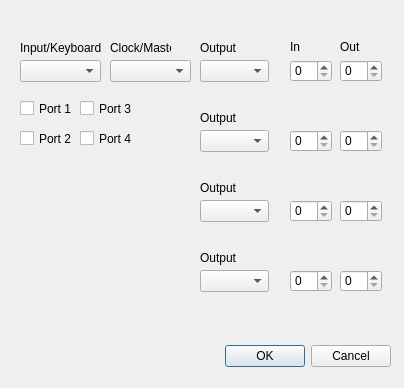
<?xml version="1.0" encoding="UTF-8"?>
<ui version="4.0">
 <class>Dialog</class>
 <widget class="QDialog" name="Dialog">
  <property name="geometry">
   <rect>
    <x>0</x>
    <y>0</y>
    <width>404</width>
    <height>388</height>
   </rect>
  </property>
  <property name="windowTitle">
   <string>Dialog</string>
  </property>
  <widget class="QDialogButtonBox" name="buttonBox">
   <property name="geometry">
    <rect>
     <x>50</x>
     <y>340</y>
     <width>341</width>
     <height>32</height>
    </rect>
   </property>
   <property name="orientation">
    <enum>Qt::Horizontal</enum>
   </property>
   <property name="standardButtons">
    <set>QDialogButtonBox::Cancel|QDialogButtonBox::Ok</set>
   </property>
  </widget>
  <widget class="QCheckBox" name="chkPort">
   <property name="geometry">
    <rect>
     <x>20</x>
     <y>100</y>
     <width>70</width>
     <height>17</height>
    </rect>
   </property>
   <property name="text">
    <string>Port 1</string>
   </property>
  </widget>
  <widget class="QComboBox" name="cbInput">
   <property name="geometry">
    <rect>
     <x>20</x>
     <y>60</y>
     <width>81</width>
     <height>22</height>
    </rect>
   </property>
  </widget>
  <widget class="QLabel" name="label">
   <property name="geometry">
    <rect>
     <x>20</x>
     <y>40</y>
     <width>91</width>
     <height>16</height>
    </rect>
   </property>
   <property name="text">
    <string>Input/Keyboard</string>
   </property>
  </widget>
  <widget class="QLabel" name="label_2">
   <property name="geometry">
    <rect>
     <x>110</x>
     <y>40</y>
     <width>61</width>
     <height>16</height>
    </rect>
   </property>
   <property name="text">
    <string>Clock/Master</string>
   </property>
  </widget>
  <widget class="QComboBox" name="cbClock">
   <property name="geometry">
    <rect>
     <x>110</x>
     <y>60</y>
     <width>81</width>
     <height>22</height>
    </rect>
   </property>
  </widget>
  <widget class="QComboBox" name="cbOutput">
   <property name="geometry">
    <rect>
     <x>200</x>
     <y>60</y>
     <width>69</width>
     <height>22</height>
    </rect>
   </property>
  </widget>
  <widget class="QLabel" name="label_3">
   <property name="geometry">
    <rect>
     <x>200</x>
     <y>40</y>
     <width>46</width>
     <height>16</height>
    </rect>
   </property>
   <property name="text">
    <string>Output</string>
   </property>
  </widget>
  <widget class="QSpinBox" name="inputChannel">
   <property name="geometry">
    <rect>
     <x>290</x>
     <y>60</y>
     <width>42</width>
     <height>22</height>
    </rect>
   </property>
   <property name="maximum">
    <number>15</number>
   </property>
  </widget>
  <widget class="QSpinBox" name="outputChannel">
   <property name="geometry">
    <rect>
     <x>340</x>
     <y>60</y>
     <width>42</width>
     <height>22</height>
    </rect>
   </property>
   <property name="maximum">
    <number>15</number>
   </property>
  </widget>
  <widget class="QComboBox" name="cbOutput_2">
   <property name="geometry">
    <rect>
     <x>200</x>
     <y>130</y>
     <width>69</width>
     <height>22</height>
    </rect>
   </property>
  </widget>
  <widget class="QCheckBox" name="chkPort_2">
   <property name="geometry">
    <rect>
     <x>20</x>
     <y>130</y>
     <width>70</width>
     <height>17</height>
    </rect>
   </property>
   <property name="text">
    <string>Port 2</string>
   </property>
  </widget>
  <widget class="QSpinBox" name="outputChannel_2">
   <property name="geometry">
    <rect>
     <x>340</x>
     <y>130</y>
     <width>42</width>
     <height>22</height>
    </rect>
   </property>
   <property name="maximum">
    <number>15</number>
   </property>
  </widget>
  <widget class="QSpinBox" name="inputChannel_2">
   <property name="geometry">
    <rect>
     <x>290</x>
     <y>130</y>
     <width>42</width>
     <height>22</height>
    </rect>
   </property>
   <property name="maximum">
    <number>15</number>
   </property>
  </widget>
  <widget class="QLabel" name="label_5">
   <property name="geometry">
    <rect>
     <x>200</x>
     <y>110</y>
     <width>46</width>
     <height>16</height>
    </rect>
   </property>
   <property name="text">
    <string>Output</string>
   </property>
  </widget>
  <widget class="QComboBox" name="cbOutput_3">
   <property name="geometry">
    <rect>
     <x>200</x>
     <y>200</y>
     <width>69</width>
     <height>22</height>
    </rect>
   </property>
  </widget>
  <widget class="QCheckBox" name="chkPort_3">
   <property name="geometry">
    <rect>
     <x>80</x>
     <y>100</y>
     <width>70</width>
     <height>17</height>
    </rect>
   </property>
   <property name="text">
    <string>Port 3</string>
   </property>
  </widget>
  <widget class="QSpinBox" name="outputChannel_3">
   <property name="geometry">
    <rect>
     <x>340</x>
     <y>200</y>
     <width>42</width>
     <height>22</height>
    </rect>
   </property>
   <property name="maximum">
    <number>15</number>
   </property>
  </widget>
  <widget class="QSpinBox" name="inputChannel_3">
   <property name="geometry">
    <rect>
     <x>290</x>
     <y>200</y>
     <width>42</width>
     <height>22</height>
    </rect>
   </property>
   <property name="maximum">
    <number>15</number>
   </property>
  </widget>
  <widget class="QLabel" name="label_8">
   <property name="geometry">
    <rect>
     <x>200</x>
     <y>180</y>
     <width>46</width>
     <height>16</height>
    </rect>
   </property>
   <property name="text">
    <string>Output</string>
   </property>
  </widget>
  <widget class="QComboBox" name="cbOutput_4">
   <property name="geometry">
    <rect>
     <x>200</x>
     <y>270</y>
     <width>69</width>
     <height>22</height>
    </rect>
   </property>
  </widget>
  <widget class="QCheckBox" name="chkPort_4">
   <property name="geometry">
    <rect>
     <x>80</x>
     <y>130</y>
     <width>70</width>
     <height>17</height>
    </rect>
   </property>
   <property name="text">
    <string>Port 4</string>
   </property>
  </widget>
  <widget class="QSpinBox" name="outputChannel_4">
   <property name="geometry">
    <rect>
     <x>340</x>
     <y>270</y>
     <width>42</width>
     <height>22</height>
    </rect>
   </property>
   <property name="maximum">
    <number>15</number>
   </property>
  </widget>
  <widget class="QSpinBox" name="inputChannel_4">
   <property name="geometry">
    <rect>
     <x>290</x>
     <y>270</y>
     <width>42</width>
     <height>22</height>
    </rect>
   </property>
   <property name="maximum">
    <number>15</number>
   </property>
  </widget>
  <widget class="QLabel" name="label_11">
   <property name="geometry">
    <rect>
     <x>200</x>
     <y>250</y>
     <width>46</width>
     <height>16</height>
    </rect>
   </property>
   <property name="text">
    <string>Output</string>
   </property>
  </widget>
  <widget class="QLabel" name="label_13">
   <property name="geometry">
    <rect>
     <x>290</x>
     <y>40</y>
     <width>46</width>
     <height>13</height>
    </rect>
   </property>
   <property name="text">
    <string>In</string>
   </property>
  </widget>
  <widget class="QLabel" name="label_14">
   <property name="geometry">
    <rect>
     <x>340</x>
     <y>40</y>
     <width>46</width>
     <height>13</height>
    </rect>
   </property>
   <property name="text">
    <string>Out</string>
   </property>
  </widget>
 </widget>
 <resources/>
 <connections>
  <connection>
   <sender>buttonBox</sender>
   <signal>accepted()</signal>
   <receiver>Dialog</receiver>
   <slot>accept()</slot>
   <hints>
    <hint type="sourcelabel">
     <x>248</x>
     <y>254</y>
    </hint>
    <hint type="destinationlabel">
     <x>157</x>
     <y>274</y>
    </hint>
   </hints>
  </connection>
  <connection>
   <sender>buttonBox</sender>
   <signal>rejected()</signal>
   <receiver>Dialog</receiver>
   <slot>reject()</slot>
   <hints>
    <hint type="sourcelabel">
     <x>316</x>
     <y>260</y>
    </hint>
    <hint type="destinationlabel">
     <x>286</x>
     <y>274</y>
    </hint>
   </hints>
  </connection>
 </connections>
</ui>
